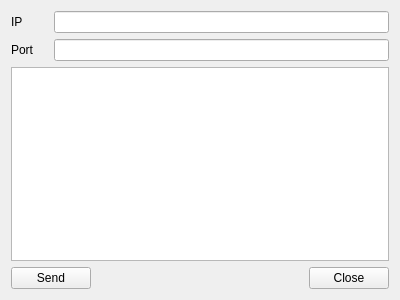
<?xml version="1.0" encoding="UTF-8"?>
<ui version="4.0">
 <class>udpForm</class>
 <widget class="QWidget" name="udpForm">
  <property name="geometry">
   <rect>
    <x>0</x>
    <y>0</y>
    <width>400</width>
    <height>300</height>
   </rect>
  </property>
  <property name="windowTitle">
   <string>Form</string>
  </property>
  <layout class="QGridLayout" name="gridLayout">
   <item row="0" column="0">
    <widget class="QLabel" name="label">
     <property name="text">
      <string>IP</string>
     </property>
    </widget>
   </item>
   <item row="0" column="1" colspan="3">
    <widget class="QLineEdit" name="lineEdit"/>
   </item>
   <item row="1" column="0">
    <widget class="QLabel" name="label_2">
     <property name="text">
      <string>Port</string>
     </property>
    </widget>
   </item>
   <item row="1" column="1" colspan="3">
    <widget class="QLineEdit" name="lineEdit_2"/>
   </item>
   <item row="3" column="0" colspan="2">
    <widget class="QPushButton" name="pushButton">
     <property name="text">
      <string>Send</string>
     </property>
    </widget>
   </item>
   <item row="3" column="2">
    <spacer name="horizontalSpacer">
     <property name="orientation">
      <enum>Qt::Horizontal</enum>
     </property>
     <property name="sizeHint" stdset="0">
      <size>
       <width>217</width>
       <height>20</height>
      </size>
     </property>
    </spacer>
   </item>
   <item row="3" column="3">
    <widget class="QPushButton" name="pushButton_2">
     <property name="text">
      <string>Close</string>
     </property>
    </widget>
   </item>
   <item row="2" column="0" colspan="4">
    <widget class="QTextEdit" name="textEdit"/>
   </item>
  </layout>
 </widget>
 <resources/>
 <connections/>
</ui>
